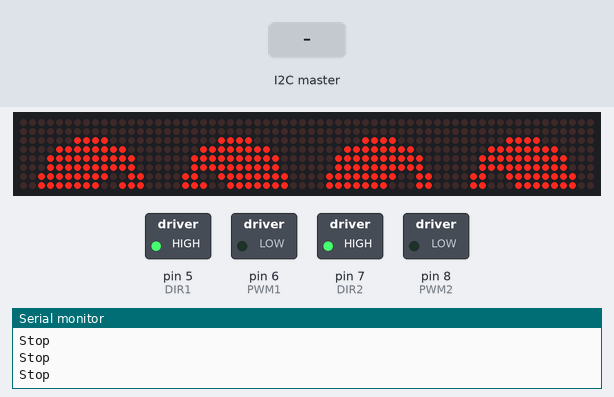
A sketch run on a simulated Arduino Uno, built with avr-gcc and run on an emulated ATmega328P. On the bench: 64×8 LED matrix, switched loads named in the sketch (green lamp = pin HIGH), the last lines printed to the serial monitor. Inputs (shaded band) come from the test bench.

Above: at 0.6 s.
1.3 s: the I2C master sends "a"
At 2.5 s:
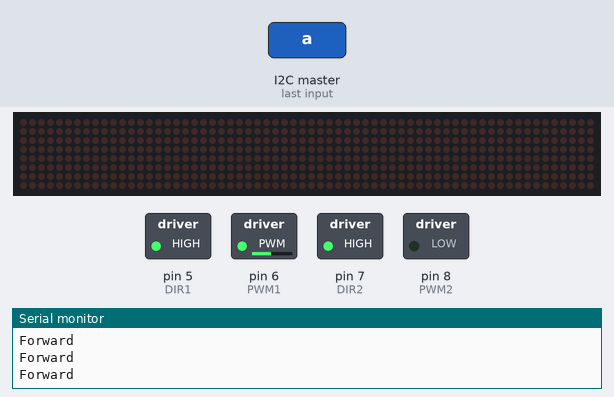
4.3 s: the I2C master sends "c"
At 5.1 s:
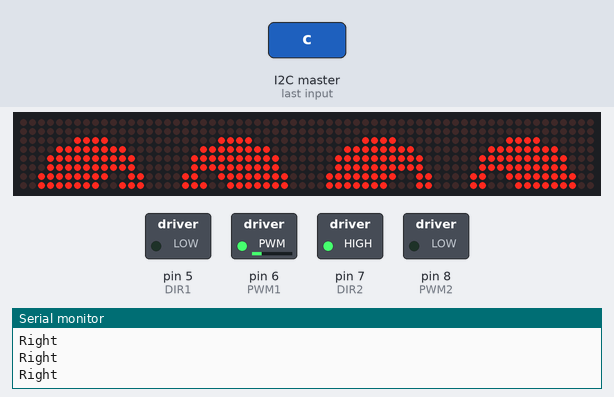
7.3 s: the I2C master sends "b"
At 8.2 s:
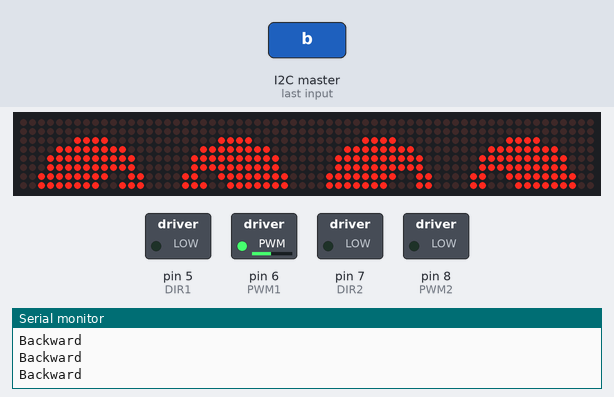
10.3 s: the I2C master sends "d"
At 11.2 s:
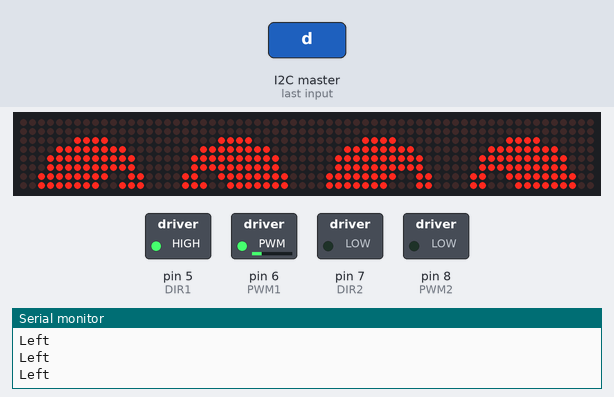
Timing chart, 0 to 13.3 s (numbered marks = the images above; inputs shaded):
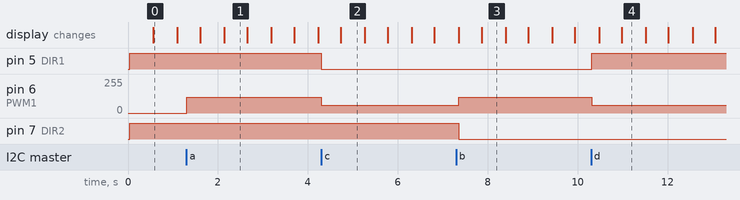

Measured:
- after the input at 1.3 s, pin 6 (PWM1): 0/255 → 120/255 at once
- after the input at 4.3 s, pin 5 (DIR1): HIGH → LOW at once; pin 6 (PWM1): 120/255 → 60/255 at once
- after the input at 7.3 s, pin 6 (PWM1): 60/255 → 120/255 after 0.05 s; pin 7 (DIR2): HIGH → LOW after 0.05 s
- after the input at 10.3 s, pin 5 (DIR1): LOW → HIGH at once; pin 6 (PWM1): 120/255 → 60/255 at once
- what the display in image 0 shows lasts 0.5 s, from 0.6 s to 1.1 s

The sketch:

manual_code_eyes.ino
```cpp
#include <Wire.h>
#include <LedControl.h>
#include <ArduinoJson.h>

// Define motor pins
#define DIR1 5
#define PWM1 6
#define DIR2 7
#define PWM2 8

// Define I2C address and character variable
char g = 'e';  // Initialize to 'e' for stop

// Define LED control pins and setup
int DIN = 2;
int CS = 3;
int CLK = 4;
LedControl lc = LedControl(DIN, CLK, CS, 8); // Set the number of devices here

unsigned long currentTime;
unsigned long lastUpdateTime = 0;
const long eyesDelay = 500;  // Delay for eyes animation
const long emptyDelay = 500; // Delay for empty state

// Pattern definitions
byte eyesPatterns[8][8] = {
    {0x00,0x00,0xC0,0xF0,0xF8,0xF8,0xFC,0xFC},
    {0x00,0x00,0x03,0x0F,0x1F,0x1F,0x33,0x31},
    {0x00,0x00,0xC0,0xF0,0xF8,0xF8,0xCC,0x8C},
    {0x00,0x00,0x03,0x0F,0x1F,0x1F,0x3F,0x3F},
    {0x00,0x00,0xC0,0xF0,0xF8,0xF8,0xFC,0xFC},
    {0x00,0x00,0x03,0x0F,0x1F,0x1F,0x33,0x39},
    {0x00,0x00,0xC0,0xF0,0xF8,0xF8,0xCC,0x9C},
    {0x00,0x00,0x03,0x0F,0x1F,0x1F,0x3F,0x3F}
};

byte emptyPattern[8] = {0x00,0x00,0x00,0x00,0x00,0x00,0x00,0x00};

void setup() {
    // Motor setup
    pinMode(DIR1, OUTPUT);
    pinMode(PWM1, OUTPUT);
    pinMode(DIR2, OUTPUT);
    pinMode(PWM2, OUTPUT);

    Serial.begin(9600);

    // Initialize I2C communications as a slave with address 8
    Wire.begin(8);
    Wire.onReceive(receiveEvent);  // Register receive event
    Wire.onRequest(requestEvent);  // Register request event

    // Initialize LED display
    for (int i = 0; i < 8; i++) {
        lc.shutdown(i, false);
        lc.setIntensity(i, 5);
        lc.clearDisplay(i);
    }
}

void loop() {
    // Handle motor direction based on the value of g
    if (g == 'a') {
        forward();
        Serial.println("Forward");
    } else if (g == 'b') {
        backward();
        Serial.println("Backward");
    } else if (g == 'c') {
        right();
        Serial.println("Right");
    } else if (g == 'd') {
        left();
        Serial.println("Left");
    } else if (g == 'e') {
        dc_stop();
        Serial.println("Stop");
    }

    // Handle LED display animations
    currentTime = millis();
    if (currentTime - lastUpdateTime >= eyesDelay && (currentTime - lastUpdateTime) < (eyesDelay + emptyDelay)) {
        showEyes();
    } else if (currentTime - lastUpdateTime >= (eyesDelay + emptyDelay)) {
        showEmpty();
        lastUpdateTime = currentTime; // Reset lastUpdateTime after displaying empty state
    }
}

void forward() {
    analogWrite(PWM1, 120);
    analogWrite(PWM2, 120);
    digitalWrite(DIR1, HIGH);
    digitalWrite(DIR2, HIGH);
}

void backward() {
    analogWrite(PWM1, 120);
    analogWrite(PWM2, 120);
    digitalWrite(DIR1, LOW);
    digitalWrite(DIR2, LOW);
}

void left() {
    analogWrite(PWM1, 60);
    analogWrite(PWM2, 60);
    digitalWrite(DIR1, HIGH);  // low
    digitalWrite(DIR2, LOW); // high
}

void right() {
    analogWrite(PWM1, 60);
    analogWrite(PWM2, 60);
    digitalWrite(DIR1, LOW);  // low
    digitalWrite(DIR2, HIGH); // high
}

void dc_stop() {
    analogWrite(PWM1, 0);
    analogWrite(PWM2, 0);
    digitalWrite(DIR1, HIGH);
    digitalWrite(DIR2, HIGH);
}

// Function that executes whenever data is received from master
void receiveEvent(int howMany) {
    while (Wire.available()) {
        g = Wire.read();  // Receive byte as a character
    }
}

// Function that executes whenever data is requested from master
void requestEvent() {
    Wire.write("Hello NodeMCU");  // Send string on request
}

void showEyes() {
    for (int i = 0; i < 8; i++) {
        for (int row = 0; row < 8; row++) {
            lc.setRow(i, row, eyesPatterns[i][row]);
        }
    }
}

void showEmpty() {
    for (int i = 0; i < 8; i++) {
        for (int row = 0; row < 8; row++) {
            lc.setRow(i, row, emptyPattern[row]);
        }
    }
}
```
